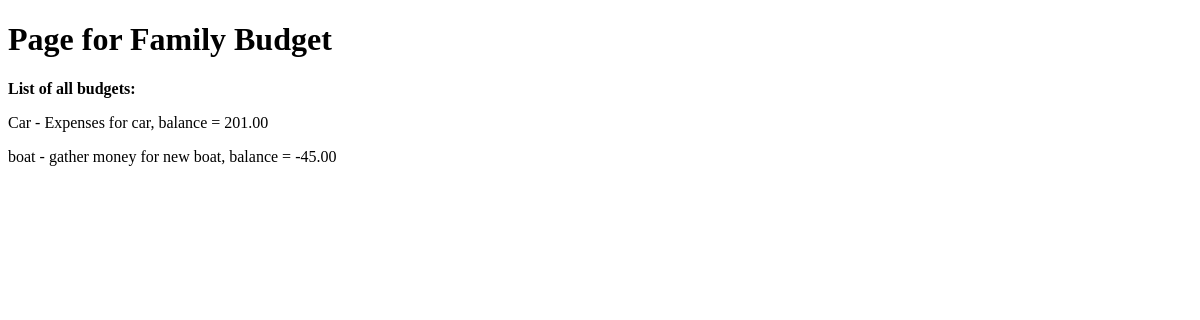
The app's page /budget_list/, older data.
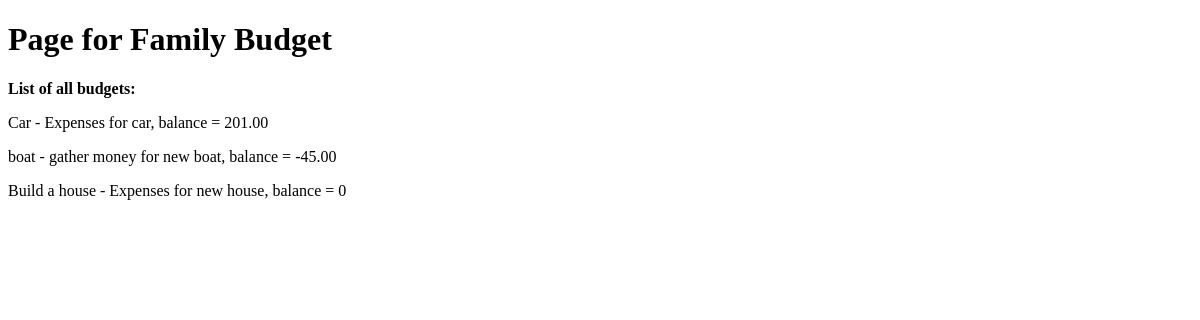
The same page, newer data.
### api/models.py (models this page shows, shortened)
class Budget(models.Model):
    name = models.CharField(max_length=32)
    description = models.CharField(max_length=32)
    data = models.DateTimeField(default=datetime.now())
    def balance(self):
        getInOuts = InOut.objects.filter(budget=self)
        sum = 0
        for inout in getInOuts:
            sum+=inout.amount
        return sum
    def __str__(self):
        return f"Budget {self.name}, its {self.description} "

class InOut(models.Model):
    budget = models.ForeignKey(Budget, on_delete=models.CASCADE)
    user = models.ForeignKey(User, on_delete=models.CASCADE)
    category = models.CharField(max_length=16, validators=[tempCategory])
    amount = models.DecimalField(decimal_places=2, max_digits=8,
                                 validators=[MinValueValidator(-1000), MaxValueValidator(1000)])
    data = models.DateTimeField(default=datetime.now())

### api/views.py (the view)
# urls.py: path('budget_list/', budget_list_view, name ='budget_list' ),
def budget_list_view(request):
    queryset = Budget.objects.all()
    context = {
        "object_list": queryset
    }
    return render(request, "budgets/budget_list.html", context)

### api/templates/budgets/budget_list.html
{% extends 'base.html' %}
{% block content %}
<p2 > <strong>List of all budgets: </strong> </p2>
    {% for instance in object_list  %}
<p> {{ instance.name }}   -  {{ instance.description }}, balance =  {{ instance.balance }}</p>
    {% endfor  %}
{% endblock %}

Row changes from the older to the newer data that the page shows:
added Budget: name "Build a house", description "Expenses for new house", balance "0"
